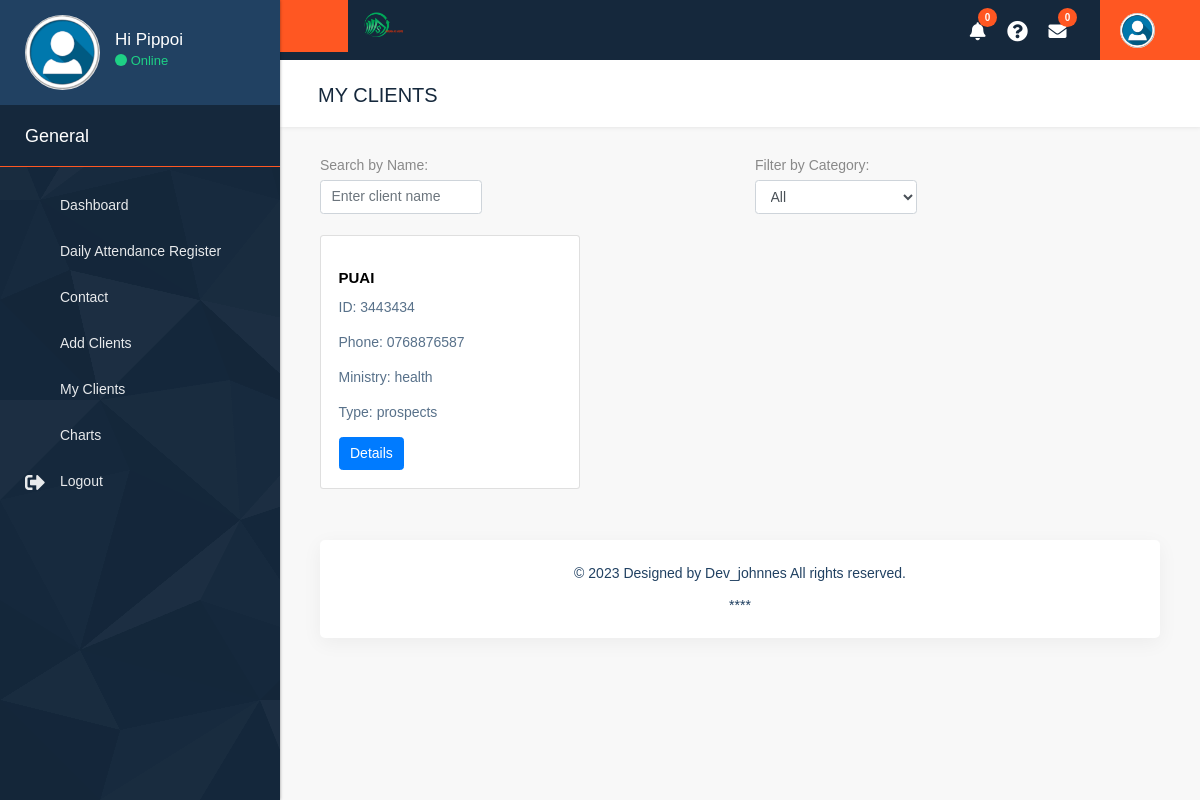
Page /user-clients/ (signed in) on the committed database.
### accounts/models.py (models this page shows, shortened)
class User(AbstractUser):
    email = models.EmailField(unique=True)
    is_member = models.BooleanField(default=False)
    is_vendor = models.BooleanField(default=False)
    is_management = models.BooleanField(default=False)

class Client(models.Model):
    user = models.ForeignKey(User, on_delete=models.CASCADE, blank=True, null=True)
    client_fullname = models.CharField(max_length=255)
    id_number = models.CharField(
                max_length=8,  # Allow up to 8 characters
                unique=True,
                validators=[
                    RegexValidator(
                        regex=r'^[0-9]{7,8}$',  # Only digits, 7 to 8 characters
                        message='ID number must be 7 to 8 digits long.',
                    ),
                ]
            )
    phone_number = models.CharField(
                max_length=12,  # Allow up to 12 characters
                validators=[
                    RegexValidator(
                        regex=r'^[0-9]{10,12}$',  # Only digits, 10 to 12 characters
                        message='Phone number must be 10 to 12 digits long.',
                    ),
                ]
            )
    ministry = models.CharField(max_length=255)
    TYPE_CHOICES = (
        ('prospects', 'Prospects'),
        ('lead', 'Lead'),
        ('conversion', 'Conversion'),
    )
    type = models.CharField(max_length=20, choices=TYPE_CHOICES)
    pf_number = models.CharField(max_length=255, blank=True, null=True)
    amount = models.DecimalField(max_digits=10, decimal_places=2, blank=True, null=True)
    comment = models.TextField(blank=True, null=True)
    pf_number_conversion = models.CharField(max_length=255, blank=True, null=True)
    password = models.CharField(max_length=255, blank=True, null=True)
    amount_applied = models.DecimalField(max_digits=10, decimal_places=2, blank=True, null=True)
    date_field = models.DateField(blank=True, null=True)
    comment_conversion = models.TextField(blank=True, null=True)
    TYPE_LOAN_CHOICES = (
        ('refinance', 'Refinance'),
        ('topup', 'Top-Up'),
        ('buyoff', 'Buy-Off'),
    )
    type_loan_qualify = models.CharField(max_length=20, choices=TYPE_LOAN_CHOICES, blank=True, null=True)

### accounts/views.py (the view)
# urls.py: path('user-clients/', views.user_clients, name='user_clients'),
@login_required
def user_clients(request):
    clients = Client.objects.filter(user=request.user)
    return render(request, 'member/user_clients.html', {'clients': clients})

### accounts/templates/member/user_clients.html (shortened to what this page needs)
{% extends 'member/base.html' %}
{% load static %}
{% block page_title %}MY CLIENTS{% endblock %}
{% block content %}
  <div class="row">
    <div class="col-md-6 mb-4">
      <label for="nameFilter">Search by Name:</label>
      <input type="text" id="nameFilter" class="form-control rounded-pill glowing-border" style="width: 40%;" placeholder="Enter client name">
    </div>
    <div class="col-md-6 mb-4">
      <label for="categoryFilter">Filter by Category:</label>
      <select id="categoryFilter" class="form-control" style="width: 40%;">
        <option value="all">All</option>
      </select>
    </div>
    {% for client in clients %}
      <div class="col-md-4 mb-4 client-card" data-category="{{ client.type }}" data-name="{{ client.client_fullname }}">
        <div class="card">
          <div class="card-icon">
          </div>
          <div class="card-body">
            <h5 class="card-title">{{ client.client_fullname }}</h5>
            <p class="card-text">ID: {{ client.id_number }}</p>
            <p class="card-text">Phone: {{ client.phone_number }}</p>
            <p class="card-text">Ministry: {{ client.ministry }}</p>
            <p class="card-text">Type: {{ client.type }}</p>
            <a href="{% url 'client_details' client.pk %}" class="btn btn-primary">Details</a>
          </div>
        </div>
      </div>
    {% endfor %}
  </div>
</div>
{% endblock %}

### accounts/templates/member/base.html (shortened to what this page needs)
{% load static %}
<!DOCTYPE html>
<html lang="en">
<head>
    <link rel="stylesheet" href="https://cdnjs.cloudflare.com/ajax/libs/font-awesome/5.15.3/css/all.min.css">
    <link rel="stylesheet" href="{% static 'css/bootstrap.min.css' %}" />
    <link rel="stylesheet" href="{% static 'css/style.css' %}" />
    <link rel="stylesheet" href="{% static 'css/responsive.css' %}" />
    <link rel="stylesheet" href="{% static 'css/bootstrap-select.css' %}" />
    <link rel="stylesheet" href="{% static 'css/perfect-scrollbar.css' %}" />
    <link rel="stylesheet" href="{% static 'css/animate.css' %}">
    <link rel="stylesheet" href="{% static 'css/flaticon.css' %}">
    <link rel="stylesheet" href="{% static 'css/font-awesome.min.css' %}">
    <link rel="stylesheet" href="{% static 'css/custom.css' %}" />
</head>
<body class="dashboard dashboard_1">
<div class="full_container">
    <div class="inner_container">
        <nav id="sidebar">
            <div class="sidebar_blog_1">
                <div class="sidebar_user_info">
                    <div class="user_profle_side">
                        <div class="user_img"><img class="img-responsive" src="{% static 'images/layout_img/user_img.jpg' %}" alt="#" /></div>
                        <div class="user_info">
                            <h6>Hi {{user.first_name.title|default:'Guest'}}</h6>
                            <p><span class="online_animation"></span> Online</p>
                        </div>
                    </div>
                </div>
            </div>
            <div class="sidebar_blog_2">
                <h4>General</h4>
                <ul class="list-unstyled components">
                    <li>
                        <a href="{% url 'member_dashboard' %}">
                            <i class="fa fa-star"></i> <span>Dashboard</span>
                        </a>
                    </li>
                    <li>
                        <a href="{% url 'calendar_view' %}">
                            <i class="fa fa-calendar"></i> <span>Daily Attendance Register</span>
                        </a>
                    </li>
                    <li>
                        <a href="{% url 'contacts_list' %}">
                            <i class="fa fa-paper-plane red_color"></i> <span>Contact</span>
                        </a>
                    </li>
                    <li>
                        <a href="{% url 'add_client' %}">
                            <i class="fa fa-user-plus"></i> <span>Add Clients</span>
                        </a>
                    </li>
                    <li>
                        <a href="{% url 'user_clients' %}">
                            <i class="fa fa-users"></i> <span>My Clients</span>
                        </a>
                    </li>
                    <li><a href="#"><i class="fa fa-bar-chart-o green_color"></i> <span>Charts</span></a></li>
                    <li>
                      <a href="{% url 'logout' %}">
                          <i class="fas fa-sign-out-alt"></i> <span>Logout</span>
                      </a>
                  </li>
                </ul>
            </div>
        </nav>
        <div id="content">
            <div class="topbar">
                <nav class="navbar navbar-expand-lg navbar-light">
                    <div class="full">
                        <button type="button" id="sidebarCollapse" class="sidebar_toggle"><i class="fa fa-bars"></i></button>
                        <div class="logo_section">
                            <a href="#"><img class="img-responsive" src="{% static 'images/logos/logo.png' %}" alt="#" /></a>
                        </div>
                        <div class="right_topbar">
                            <div class="icon_info">
                              <ul>
                                <li><a href="#"><i class="fas fa-bell"></i><span class="badge">0</span></a></li>
                                <li><a href="#"><i class="fas fa-question-circle"></i></a></li>
                                <li><a href="#"><i class="fas fa-envelope"></i><span class="badge">0</span></a></li>
                            </ul>
                                <ul class="user_profile_dd">
                                    <li>
                                        <a class="dropdown-toggle" data-toggle="dropdown"><img class="img-responsive rounded-circle" src="{% static 'images/layout_img/user_img.jpg' %}" alt="#" /></a>
                                    </li>
                                </ul>
                            </div>
                        </div>
                    </div>
                </nav>
            </div>
            <div class="midde_cont">
                <div class="container-fluid">
                    <div class="row column_title">
                        <div class="col-md-12">
                            <div class="page_title">
                                <h2>{% block page_title %}{% endblock %}</h2>
                            </div>
                        </div>
                    </div>
                    {% block content %}{% endblock %}
                    <div class="container-fluid">
                        <div class="footer">
                            <p>&copy; {% now "Y" %} Designed by Dev_johnnes All rights reserved.<br><br> ****</p>
                        </div>
                    </div>
                </div>
            </div>
        </div>
    </div>
</body>
</html>

### static/css/perfect-scrollbar.css (style rules this page uses)
.ps { overflow: hidden !important; overflow-anchor: none; -ms-overflow-style: none; touch-action: auto; -ms-touch-action: auto; }

### rows in the picture
User: first_name "Pippoi"
Client: client_fullname "PUAI", id_number "3443434", phone_number "0768876587", ministry "health", type "prospects"
